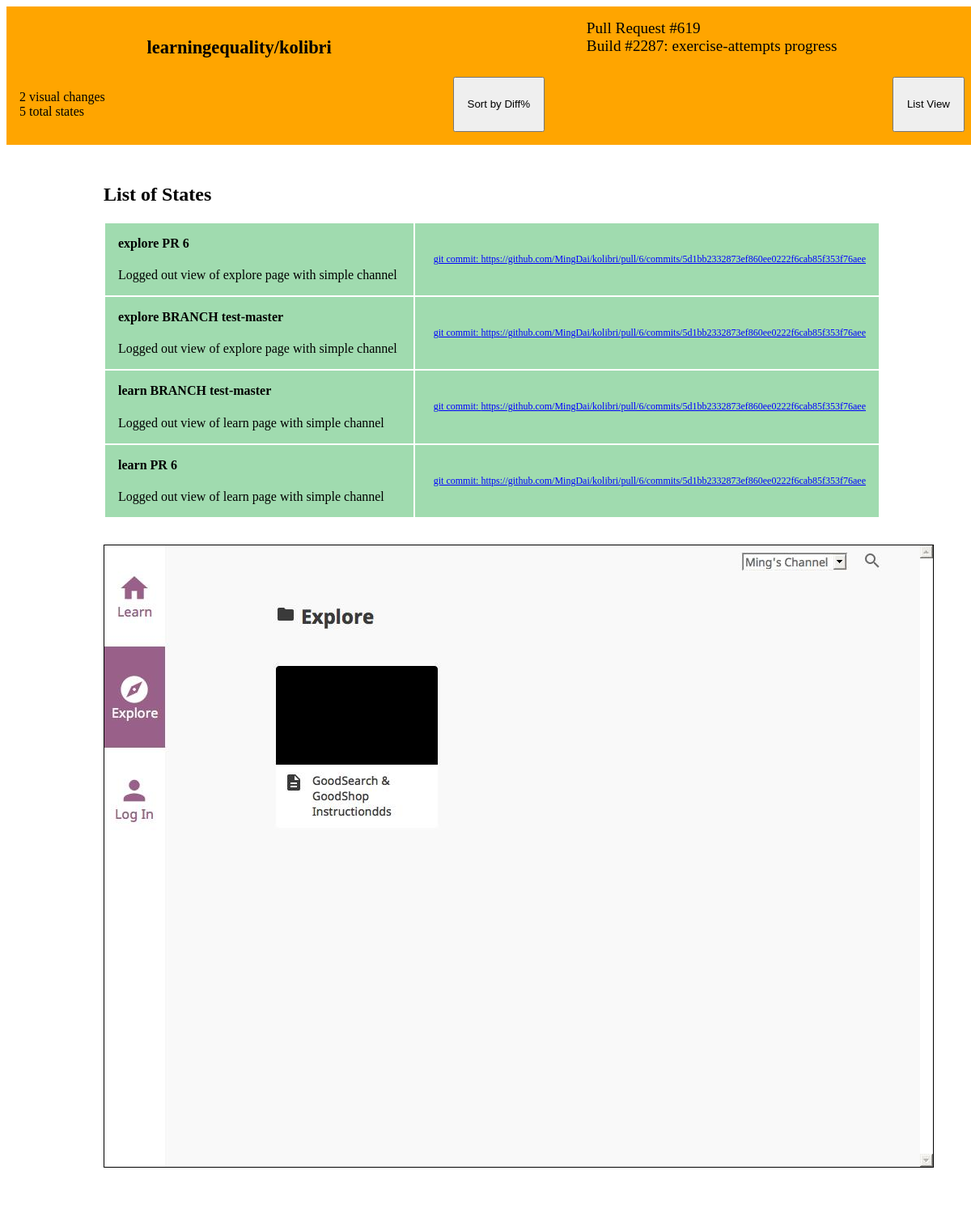
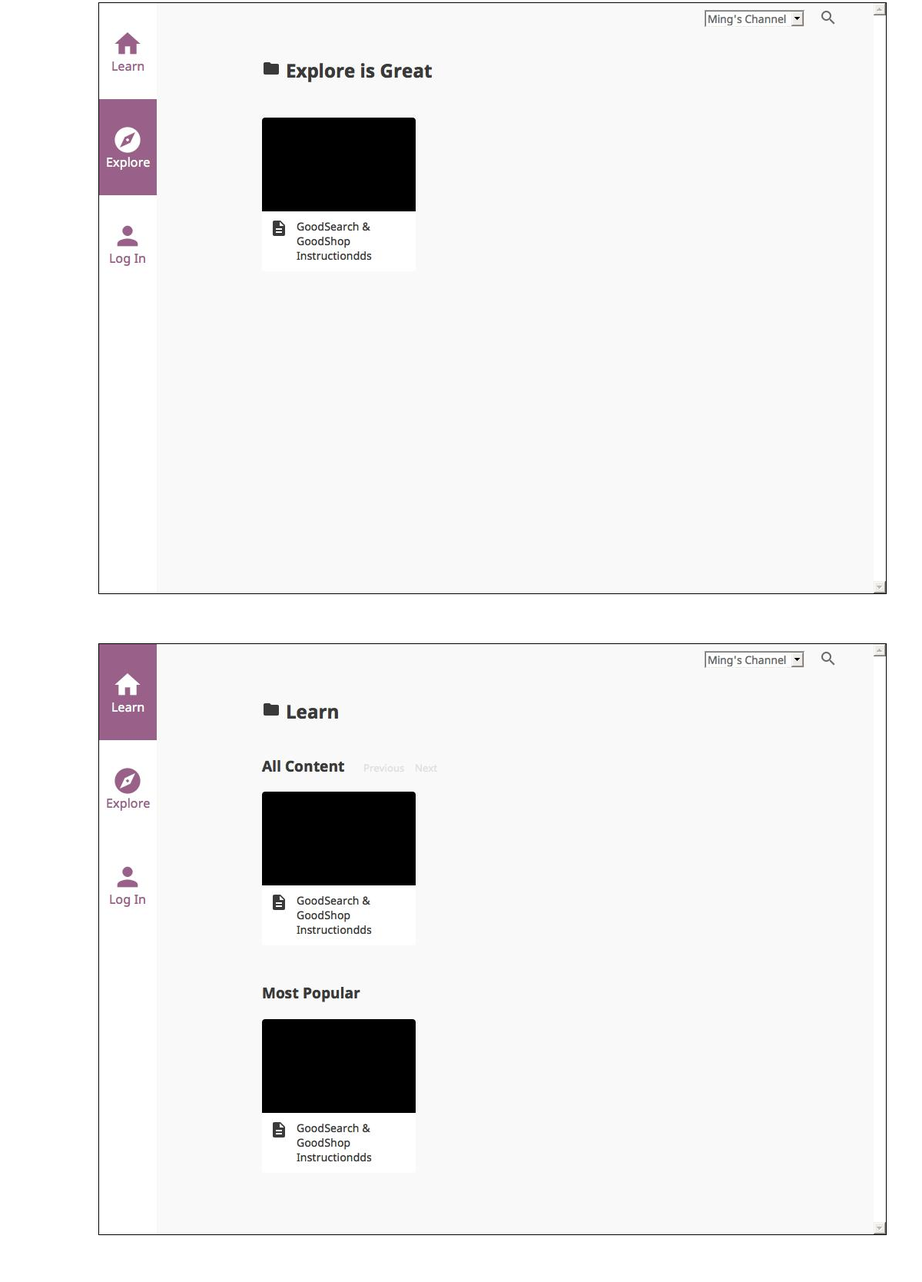
The page / (upper part) on the database its author committed (2 pictures, top to bottom).
### HookCatcher/models.py (models this page shows, shortened)
@python_2_unicode_compatible
class State(models.Model):
	state_name = models.CharField(max_length=200)
	state_desc = models.TextField()
	state_json = models.TextField()
	git_source_type = models.CharField(max_length=200) # PR or BRANCH
	git_source_name = models.CharField(max_length=200) #if Branch then branch name, if PR then PR number
	git_commit = models.CharField(max_length=200) # unique ID of the git tree for this state

@python_2_unicode_compatible
class Image(models.Model):
	state_img_url = models.CharField(max_length=200)
	browser_type = models.CharField(max_length=200)
	operating_system = models.CharField(max_length=200)
	width = models.IntegerField(null=True)# int width of image
	height = models.IntegerField(null=True) # int width of height
	state = models.ForeignKey(State, on_delete=models.CASCADE)#many Images to one State (for multiple browsers)

### HookCatcher/views.py (the view)
# urls.py: url(r'^$', views.index, name ='index'),
@csrf_exempt
def index(request):
	'''
	BROWSERSTACK API HANDLER

	headers = {
	    'Content-Type': 'application/json',
	    'Accept': 'application/json',
	}

	kolibriURL = "http://39782c5f.ngrok.io/learn/#/explore/5b1e904335ab4dfda82e3e37735262c5"
	appAPIURL = "http://0649192a.ngrok.io/BSresponse/"

	data = '{"url": "http://39782c5f.ngrok.io/learn/#/explore/5b1e904335ab4dfda82e3e37735262c5", "callback_url": "http://0649192a.ngrok.io/BSresponse/", "win_res": "1024x768", "mac_res": "1920x1080", "quality": "compressed", "wait_time": 60, "orientation": "portrait", "browsers":[{"os": "Windows", "os_version": "7", "browser_version": "9.0", "browser": "ie"}]}'

	postRequest = requests.post('https://www.browserstack.com/screenshots', headers=headers, data=data, auth=('mingdai1', 'dfTNku6CERcRaExPs6KF'))
	print 'Response Text: "%s"\n' % postRequest.text
	'''
	def stateRepresentation(stateObj):
		return {
			'name': stateObj.state_name,
			'desc': stateObj.state_desc,
			'gitType': stateObj.git_source_type,
			'gitName': stateObj.git_source_name,
			'gitCommitURL': URL_BASE + stateObj.git_commit,
			'imgsOfState': stateObj.image_set.all()
		}
	allStates = State.objects.all()
	statesFormatted = [stateRepresentation(state) for state in allStates]
	return render(request, 'index.html',{'states_list': statesFormatted})

### HookCatcher/templates/index.html (shortened to what this page needs)
<html>
	<head>
    {% load static %}
        <link rel="stylesheet" href="https://unpkg.com/purecss@0.6.2/build/pure-min.css">
        <link rel="stylesheet" type="text/css" href="{% static 'HookCatcher/css/style.css' %}"/>
	</head>
	<body>
        <div class="menu">
                <div class="menuTitle">
                    <h3>learningequality/kolibri</h3>
                    <div>
                        Pull Request #619 <br>
                        Build #2287: exercise-attempts progress
                    </div>
                </div>
                <div class="menuDetail">
                    <p>
                        2 visual changes<br>
                        5 total states
                    </p>
                    <button class="menuButtons">
                        Sort by Diff%
                    </button>
                    <button class="menuButtons">
                        List View
                    </button>
                </div>
        </div>
        <div class="listContainer">
            <h2> List of States </h2>
                {% if states_list%}
                <table>
                    {%for state in states_list%}
                    <tr class="listItem">
                        <td>
                            <h4>{{state.name}}
                            {{state.gitType}} {{state.gitName}}</h4>
                            <p>{{state.desc}}</p>
                        </td>
                        <td>
                            <a href="{{state.gitCommitURL}}" class="git_commit_text">git commit: {{state.gitCommitURL}} </a>
                        </td>
                    </tr>
                    {% endfor %}
                </table>
                    {%for state in states_list%}
                        {%for screenshot in state.imgsOfState%}
                            <img class="imgScreenshot" src="{% static screenshot.state_img_url %}">
                        {% endfor %}
                    {% endfor %}
                {% else %}
                    <p> There are no states in the the system<p>
                {% endif %}
        </div>
</html>

### HookCatcher/static/HookCatcher/css/style.css (style rules this page uses)
html, body { width: 100%; height: 100%; }
div { box-sizing: border-box; }
table, tr { width: 100%; }
.menu { background-color: orange; width: 100%; padding: 1rem; margin-bottom: 3rem ; }
.menuTitle { display: flex; justify-content: space-around; font-size: 1.2rem; }
.menuDetail { display: flex; justify-content: space-between; }
.listContainer { margin: 0 auto; width: 80%; }
.listItem { width:100%; background-color: rgb(160, 219, 175); border: .1rem solid black; }
.listItem td { padding: 1rem; }
.listItem td:nth-child(2) { text-align: right; }
.menuButtons { padding: 0rem 1rem; }
.git_commit_text { font-size: .75rem; color: blue; }
.imgScreenshot { border: .1rem solid black; margin: 2rem auto; }

### rows shown on the page
State: name "explore", gitType "PR", desc "Logged out view of explore page with simple channel"
State: name "explore", gitType "BRANCH", gitName "test-master", desc "Logged out view of explore page with simple channel"
State: name "learn", gitType "BRANCH", gitName "test-master", desc "Logged out view of learn page with simple channel"
State: name "learn", gitType "PR", desc "Logged out view of learn page with simple channel"
Image: state_img_url (picture)
Image: state_img_url (picture)
Image: state_img_url (picture)

### other values the page prints
{{ state.gitName }} "6" "6"
{{ state.gitCommitURL }} "https://github.com/MingDai/kolibri/pull/6/commits/5d1bb2332873ef860ee0222f6cab85f353f76aee" "https://github.com/MingDai/kolibri/pull/6/commits/5d1bb2332873ef860ee0222f6cab85f353f76aee" "https://github.com/MingDai/kolibri/pull/6/commits/5d1bb2332873ef860ee0222f6cab85f353f76aee" "https://github.com/MingDai/kolibri/pull/6/commits/5d1bb2332873ef860ee0222f6cab85f353f76aee"
